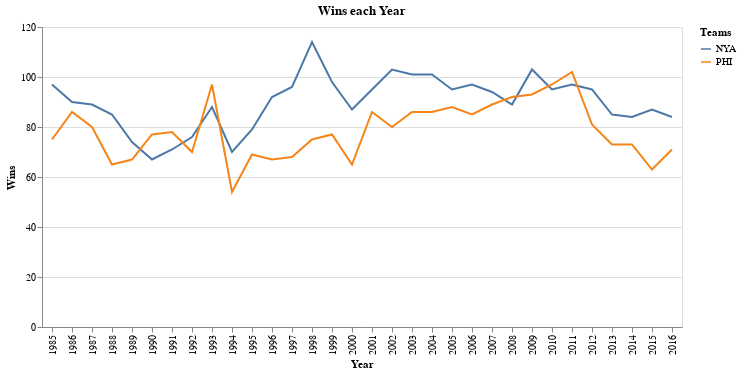

Notebook code cell kept with this figure:
### Code cell
sumTeamSalaries_chart = alt.Chart(sumTeamSalaries, title="Sum Salaries by Year").mark_line().encode(
    x = alt.X("yearID:O", title="Year"),
    y = alt.Y("teamSalary", title="Team Sum Salary"),
    color = alt.Color('teamID', legend=alt.Legend(title="Teams"))
)
sumTeamSalaries_chart

wins_chart = alt.Chart(wins, title="Wins each Year").mark_line().encode(
    x = alt.X("yearID:O", title="Year"),
    y = alt.Y("W", title="Wins"),
    color = alt.Color('teamID', legend=alt.Legend(title="Teams"))
)
wins_chart

# There will be two graphs for each team.
# First graph will be years to team Sum Salary
# The second graph is the team wins each year.

# This will be used to examine if the amount of money overall spent on salary has anything to do with wins.

### Figure 1 — Vega-Lite specification as saved in the notebook (floating-point values rounded to 4 significant figures)
{"config": {"view": {"continuousWidth": 400, "continuousHeight": 300}}, "data": {"name": "data-aaf76554ddc8309b848fd85f7ca0f0dc"}, "mark": "line", "encoding": {"color": {"field": "teamID", "legend": {"title": "Teams"}, "type": "nominal"}, "x": {"field": "yearID", "title": "Year", "type": "ordinal"}, "y": {"field": "W", "title": "Wins", "type": "quantitative"}}, "title": "Wins each Year", "$schema": "https://vega.github.io/schema/vega-lite/v4.17.0.json", "datasets": {"data-aaf76554ddc8309b848fd85f7ca0f0dc": [{"teamID": "NYA", "yearID": 1985, "W": 97}, {"teamID": "PHI", "yearID": 1985, "W": 75}, {"teamID": "NYA", "yearID": 1986, "W": 90}, {"teamID": "PHI", "yearID": 1986, "W": 86}, {"teamID": "NYA", "yearID": 1987, "W": 89}, {"teamID": "PHI", "yearID": 1987, "W": 80}, {"teamID": "NYA", "yearID": 1988, "W": 85}, {"teamID": "PHI", "yearID": 1988, "W": 65}, {"teamID": "NYA", "yearID": 1989, "W": 74}, {"teamID": "PHI", "yearID": 1989, "W": 67}, {"teamID": "NYA", "yearID": 1990, "W": 67}, {"teamID": "PHI", "yearID": 1990, "W": 77}, {"teamID": "NYA", "yearID": 1991, "W": 71}, {"teamID": "PHI", "yearID": 1991, "W": 78}, {"teamID": "NYA", "yearID": 1992, "W": 76}, {"teamID": "PHI", "yearID": 1992, "W": 70}, {"teamID": "NYA", "yearID": 1993, "W": 88}, {"teamID": "PHI", "yearID": 1993, "W": 97}, {"teamID": "NYA", "yearID": 1994, "W": 70}, {"teamID": "PHI", "yearID": 1994, "W": 54}, {"teamID": "NYA", "yearID": 1995, "W": 79}, {"teamID": "PHI", "yearID": 1995, "W": 69}, {"teamID": "NYA", "yearID": 1996, "W": 92}, {"teamID": "PHI", "yearID": 1996, "W": 67}, {"teamID": "NYA", "yearID": 1997, "W": 96}, {"teamID": "PHI", "yearID": 1997, "W": 68}, {"teamID": "NYA", "yearID": 1998, "W": 114}, {"teamID": "PHI", "yearID": 1998, "W": 75}, {"teamID": "NYA", "yearID": 1999, "W": 98}, {"teamID": "PHI", "yearID": 1999, "W": 77}, {"teamID": "NYA", "yearID": 2000, "W": 87}, {"teamID": "PHI", "yearID": 2000, "W": 65}, {"teamID": "NYA", "yearID": 2001, "W": 95}, {"teamID": "PHI", "yearID": 2001, "W": 86}, {"teamID": "NYA", "yearID": 2002, "W": 103}, {"teamID": "PHI", "yearID": 2002, "W": 80}, {"teamID": "NYA", "yearID": 2003, "W": 101}, {"teamID": "PHI", "yearID": 2003, "W": 86}, {"teamID": "NYA", "yearID": 2004, "W": 101}, {"teamID": "PHI", "yearID": 2004, "W": 86}, {"teamID": "NYA", "yearID": 2005, "W": 95}, {"teamID": "PHI", "yearID": 2005, "W": 88}, {"teamID": "NYA", "yearID": 2006, "W": 97}, {"teamID": "PHI", "yearID": 2006, "W": 85}, {"teamID": "NYA", "yearID": 2007, "W": 94}, {"teamID": "PHI", "yearID": 2007, "W": 89}, {"teamID": "NYA", "yearID": 2008, "W": 89}, {"teamID": "PHI", "yearID": 2008, "W": 92}, {"teamID": "NYA", "yearID": 2009, "W": 103}, {"teamID": "PHI", "yearID": 2009, "W": 93}, {"teamID": "NYA", "yearID": 2010, "W": 95}, {"teamID": "PHI", "yearID": 2010, "W": 97}, {"teamID": "NYA", "yearID": 2011, "W": 97}, {"teamID": "PHI", "yearID": 2011, "W": 102}, {"teamID": "NYA", "yearID": 2012, "W": 95}, {"teamID": "PHI", "yearID": 2012, "W": 81}, {"teamID": "NYA", "yearID": 2013, "W": 85}, {"teamID": "PHI", "yearID": 2013, "W": 73}, {"teamID": "NYA", "yearID": 2014, "W": 84}, {"teamID": "PHI", "yearID": 2014, "W": 73}, {"teamID": "NYA", "yearID": 2015, "W": 87}, {"teamID": "PHI", "yearID": 2015, "W": 63}, {"teamID": "NYA", "yearID": 2016, "W": 84}, {"teamID": "PHI", "yearID": 2016, "W": 71}]}}
